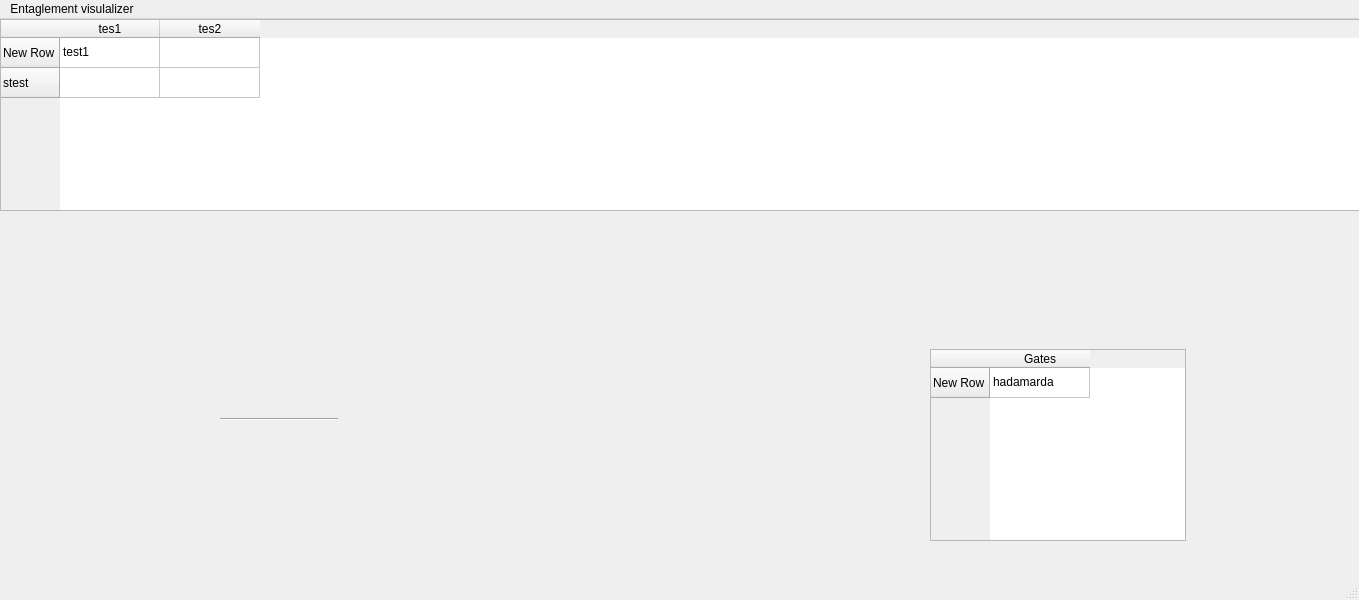
<?xml version="1.0" encoding="UTF-8"?>
<ui version="4.0">
 <class>MainWindow</class>
 <widget class="QMainWindow" name="MainWindow">
  <property name="geometry">
   <rect>
    <x>0</x>
    <y>0</y>
    <width>1359</width>
    <height>600</height>
   </rect>
  </property>
  <property name="windowTitle">
   <string>MainWindow</string>
  </property>
  <widget class="QWidget" name="centralwidget">
   <widget class="QTableWidget" name="tableWidget">
    <property name="geometry">
     <rect>
      <x>930</x>
      <y>330</y>
      <width>256</width>
      <height>192</height>
     </rect>
    </property>
    <property name="verticalScrollBarPolicy">
     <enum>Qt::ScrollBarAlwaysOff</enum>
    </property>
    <property name="horizontalScrollBarPolicy">
     <enum>Qt::ScrollBarAlwaysOff</enum>
    </property>
    <property name="sizeAdjustPolicy">
     <enum>QAbstractScrollArea::AdjustToContents</enum>
    </property>
    <property name="dragDropMode">
     <enum>QAbstractItemView::DragOnly</enum>
    </property>
    <row>
     <property name="text">
      <string>New Row</string>
     </property>
    </row>
    <column>
     <property name="text">
      <string>Gates</string>
     </property>
    </column>
    <item row="0" column="0">
     <property name="text">
      <string>hadamarda</string>
     </property>
    </item>
   </widget>
   <widget class="QTableWidget" name="tableWidget_2">
    <property name="geometry">
     <rect>
      <x>0</x>
      <y>0</y>
      <width>1361</width>
      <height>192</height>
     </rect>
    </property>
    <property name="verticalScrollBarPolicy">
     <enum>Qt::ScrollBarAlwaysOff</enum>
    </property>
    <property name="horizontalScrollBarPolicy">
     <enum>Qt::ScrollBarAlwaysOff</enum>
    </property>
    <property name="sizeAdjustPolicy">
     <enum>QAbstractScrollArea::AdjustToContents</enum>
    </property>
    <property name="dragDropMode">
     <enum>QAbstractItemView::DropOnly</enum>
    </property>
    <row>
     <property name="text">
      <string>New Row</string>
     </property>
     <property name="background">
      <color>
       <red>255</red>
       <green>255</green>
       <blue>0</blue>
      </color>
     </property>
    </row>
    <row>
     <property name="text">
      <string>stest</string>
     </property>
    </row>
    <column>
     <property name="text">
      <string>tes1</string>
     </property>
     <property name="background">
      <color>
       <red>255</red>
       <green>85</green>
       <blue>0</blue>
      </color>
     </property>
    </column>
    <column>
     <property name="text">
      <string>tes2</string>
     </property>
    </column>
    <item row="0" column="0">
     <property name="text">
      <string>test1</string>
     </property>
    </item>
   </widget>
   <widget class="Line" name="line_2">
    <property name="geometry">
     <rect>
      <x>220</x>
      <y>370</y>
      <width>118</width>
      <height>61</height>
     </rect>
    </property>
    <property name="mouseTracking">
     <bool>false</bool>
    </property>
    <property name="acceptDrops">
     <bool>true</bool>
    </property>
    <property name="orientation">
     <enum>Qt::Horizontal</enum>
    </property>
   </widget>
  </widget>
  <widget class="QMenuBar" name="menubar">
   <property name="geometry">
    <rect>
     <x>0</x>
     <y>0</y>
     <width>1359</width>
     <height>20</height>
    </rect>
   </property>
   <widget class="QMenu" name="menuEntaglement_visulalizer">
    <property name="title">
     <string>Entaglement visulalizer</string>
    </property>
   </widget>
   <addaction name="menuEntaglement_visulalizer"/>
  </widget>
  <widget class="QStatusBar" name="statusbar"/>
 </widget>
 <resources/>
 <connections/>
</ui>
